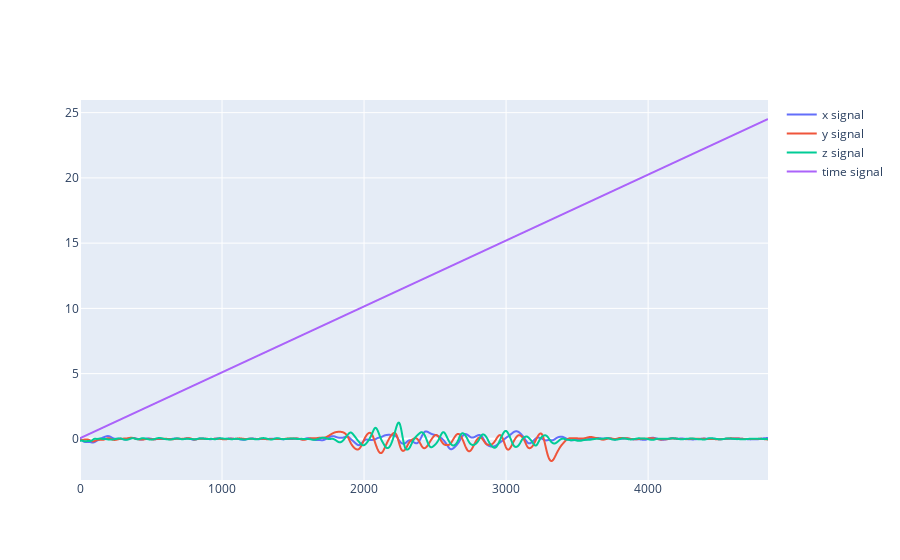

The cell this chart's notebook holds for it:
### Code cell
# Filter the data, and plot both the original and filtered signals.
fig = go.Figure()

fig.add_trace(go.Scatter(
            y = filtered_readings_np[:, 1],
            line =  dict(shape =  'spline' ),
            name = 'x signal')
            )
fig.add_trace(go.Scatter(
            y = filtered_readings_np[:, 2],
            line =  dict(shape =  'spline' ),
            name = 'y signal')
            )
fig.add_trace(go.Scatter(
            y = filtered_readings_np[:, 3],
            line =  dict(shape =  'spline' ),
            name = 'z signal')
            )
fig.add_trace(go.Scatter(
            y = filtered_readings_np[:, 0],
            line =  dict(shape =  'spline' ),
            name = 'time signal')
            )
fig.show()

### Figure 1 — Plotly figure (JSON) as saved in the notebook; plotly's stock layout.template omitted (floating-point values rounded to 4 significant figures; data arrays with more than 128 entries replaced by an {"elided": "..."} marker saying what was removed)
{"data": [{"line": {"shape": "spline"}, "name": "x signal", "y": {"elided": "4845 float values"}, "type": "scatter"}, {"line": {"shape": "spline"}, "name": "y signal", "y": {"elided": "4845 float values"}, "type": "scatter"}, {"line": {"shape": "spline"}, "name": "z signal", "y": {"elided": "4845 float values"}, "type": "scatter"}, {"line": {"shape": "spline"}, "name": "time signal", "y": {"elided": "4845 float values"}, "type": "scatter"}], "layout": {}}
